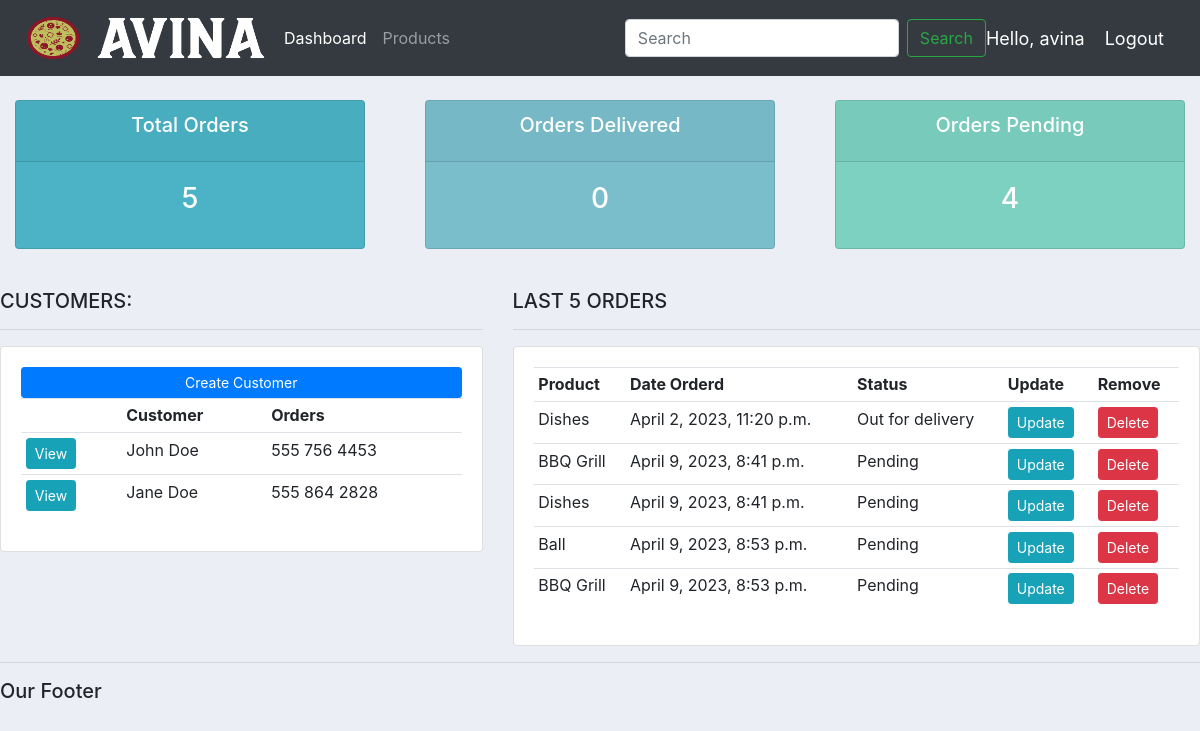
The app's page / (signed in) with its own data.
### accounts/models.py (models this page shows, shortened)
class Customer(models.Model):
    name = models.CharField(max_length=200, null=True)
    phone = models.CharField(max_length=200, null=True)
    email =  models.CharField(max_length=200, null=True)
    date_created = models.DateTimeField(auto_now_add=True)

class Order(models.Model):
    STATUS = (
        ('Pending', 'Pending'),
        ('Out for delivery', 'Out for delivery'),
        ('Delivered', 'Delivered'),
    )
    customer = models.ForeignKey(Customer, null=True, on_delete= models.SET_NULL)
    product = models.ForeignKey(Product, null=True, on_delete= models.SET_NULL)
    date_created = models.DateTimeField(auto_now_add=True)
    status = models.CharField(max_length=200, null=True, choices=STATUS)

class Product(models.Model):
    CATEGORY = (
        ('Indoor', 'Indoor'),
        ('Out Door', 'Out Door'),
    )
    name = models.CharField(max_length=200, null=True)
    price = models.FloatField(null=True)
    category = models.CharField(max_length=200, null=True, choices=CATEGORY)
    description = models.CharField(max_length=200, null=True, blank=True)
    date_created = models.DateTimeField(auto_now_add=True)
    tags = models.ManyToManyField(Tag)
    def __str__(self):
        return self.name

### accounts/decorators.py (the view)
	def wrapper_function(request, *args, **kwargs):
		group = None
		if request.user.groups.exists():
			group = request.user.groups.all()[0].name
		if group == 'customer':
			return redirect('user-page')
		if group == 'admin':
			return view_func(request, *args, **kwargs)

### accounts/views.py (called while the page is built)
@login_required(login_url='login')
@admin_only
def home(request):
    orders = Order.objects.all()
    customers = Customer.objects.all()
    total_customers = customers.count()
    total_orders = orders.count()
    delivered = orders.filter(status='Delivered').count()
    pending = orders.filter(status='Pending').count()
    context = {'orders':orders, 'customers':customers,
               'total_orders':total_orders, 'delivered':delivered,
               'pending':pending}
    return render(request, 'accounts/dashboard.html', context)

### accounts/templates/accounts/dashboard.html
{% extends 'accounts/main.html' %}
{% block content %}
{% include 'accounts/status.html' %}
<br>
<div class="row">
	<div class="col-md-5">
		<h5>CUSTOMERS:</h5>
		<hr>
		<div class="card card-body">
			<a class="btn btn-primary  btn-sm btn-block" href="">Create Customer</a>
			<table class="table table-sm">
				<tr>
					<th></th>
					<th>Customer</th>
					<th>Orders</th>
				</tr>
				{% for customer in customers %}
					<tr>
						<td><a class="btn btn-sm btn-info" href="{% url 'customer' customer.id %}">View</a></td>
						<td>{{customer.name}}</td>
						<td>{{customer.phone}}</td>
					</tr>
				{% endfor %}
			</table>
		</div>
	</div>
	<div class="col-md-7">
		<h5>LAST 5 ORDERS</h5>
		<hr>
		<div class="card card-body">
			<table class="table table-sm">
				<tr>
					<th>Product</th>
					<th>Date Orderd</th>
					<th>Status</th>
					<th>Update</th>
					<th>Remove</th>
				</tr>
				{% for order in orders %}
					<tr>
						<td>{{order.product}}</td>
						<td>{{order.date_created}}</td>
						<td>{{order.status}}</td>
						<td><a class="btn btn-sm btn-info" href="{% url 'update_order' order.id %}">Update</a></td>
						<td><a class="btn btn-sm btn-danger" href="{% url 'delete_order' order.id %}">Delete</a></td>
					</tr>
				{% endfor %}
			</table>
		</div>
	</div>
</div>
{% endblock content %}

### accounts/templates/accounts/main.html (shortened to what this page needs)
{% load static %}
<!DOCTYPE html>
<html lang="en">
<head>
    <link rel="stylesheet" href="https://stackpath.bootstrapcdn.com/bootstrap/4.3.1/css/bootstrap.min.css">
    <link href="{% static '/css/main.css'  %}" rel="stylesheet" type="text/css">
</head>
<body>
    {% include 'accounts/navbar.html' %}
    {% block content %}
    {% endblock content %}
    <hr>
    <h5>Our Footer</h5>
</body>
</html>

### accounts/templates/accounts/navbar.html (shortened to what this page needs)
{% load static %}
<nav class="navbar navbar-expand-lg navbar-dark bg-dark">
    <img src="{% static 'images/logo.png' %}" height="60px" width="260px">
    <div class="collapse navbar-collapse" id="navbarSupportedContent">
      <ul class="navbar-nav mr-auto">
        {% if request.user.is_staff %}
        <li class="nav-item active">
          <a class="nav-link" href="{% url 'home' %}">Dashboard</a>
        </li>
        <li class="nav-item">
          <a class="nav-link" href="{% url 'products' %}">Products</a>
        </li>
        {% endif %}
      </ul>
      <form class="form-inline my-2 my-lg-0">
        <input class="form-control mr-sm-2" type="search" placeholder="Search" aria-label="Search">
        <button class="btn btn-outline-success my-2 my-sm-0" type="submit">Search</button>
      </form>
    </div>
    <span class="hello-msg">Hello, {{request.user}}</span>
    <span ><a class="hello-msg" href="{% url 'logout' %}">Logout</a></span>
  </nav>

### accounts/templates/accounts/status.html
<br>
<div class="row">
	<div class="col">
		<div class="col-md">
			<div class="card text-center text-white  mb-3" id="total-orders">
			  	<div class="card-header">
			  		<h5 class="card-title">Total Orders</h5>
			  	</div>
			  	<div class="card-body">
			    	<h3 class="card-title">{{total_orders}}</h3>
			  	</div>
			</div>
		</div>
	</div>
	<div class="col">
		<div class="col-md">
			<div class="card text-center text-white  mb-3" id="orders-delivered">
			  	<div class="card-header">
			  		<h5 class="card-title">Orders Delivered</h5>
			  	</div>
			  	<div class="card-body">
			    	<h3 class="card-title">{{delivered}}</h3>
			  	</div>
			</div>
		</div>
	</div>
	<div class="col">
		<div class="col-md">
			<div class="card text-center text-white  mb-3" id="orders-pending">
			  	<div class="card-header">
			  		<h5 class="card-title">Orders Pending</h5>
			  	</div>
			  	<div class="card-body">
			    	<h3 class="card-title">{{pending}}</h3>
			  	</div>
			</div>
		</div>
	</div>
</div>

### static/css/main.css (style rules this page uses)
body { background-color: #ebeff5; }
#total-orders { background-color: #4cb3c7; }
#orders-delivered { background-color: #7abecc; }
#orders-pending { background-color: #7CD1C0; }

### accounts/templates/accounts/navbar.html (style rules this page uses)
.hello-msg { font-size: 18px; color: #fff; margin-right: 20px; }

### records on screen
Customer: name "John Doe", phone "555 756 4453"
Customer: name "Jane Doe", phone "555 864 2828"
Order: product "Dishes", date_created "April 2, 2023, 11:20 p.m.", status "Out for delivery"
Order: product "BBQ Grill", date_created "April 9, 2023, 8:41 p.m.", status "Pending"
Order: product "Dishes", date_created "April 9, 2023, 8:41 p.m.", status "Pending"
Order: product "Ball", date_created "April 9, 2023, 8:53 p.m.", status "Pending"
Order: product "BBQ Grill", date_created "April 9, 2023, 8:53 p.m.", status "Pending"

### other values on screen
{{ request.user }} "avina"
{{ total_orders }} "5"
{{ delivered }} "0"
{{ pending }} "4"
